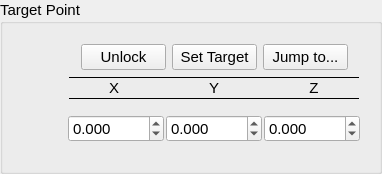
    <widget class="QGroupBox" name="planTargetGB">
     <property name="sizePolicy">
      <sizepolicy hsizetype="Fixed" vsizetype="Preferred">
       <horstretch>0</horstretch>
       <verstretch>0</verstretch>
      </sizepolicy>
     </property>
     <property name="minimumSize">
      <size>
       <width>380</width>
       <height>0</height>
      </size>
     </property>
     <property name="font">
      <font>
       <family>Arial</family>
       <pointsize>11</pointsize>
      </font>
     </property>
     <property name="title">
      <string>Target Point</string>
     </property>
     <layout class="QGridLayout" name="gridLayout_7">
      <property name="leftMargin">
       <number>5</number>
      </property>
      <property name="rightMargin">
       <number>5</number>
      </property>
      <item row="0" column="0">
       <widget class="QWidget" name="planTargetWig" native="true">
        <property name="sizePolicy">
         <sizepolicy hsizetype="Preferred" vsizetype="Preferred">
          <horstretch>0</horstretch>
          <verstretch>0</verstretch>
         </sizepolicy>
        </property>
        <property name="font">
         <font>
          <family>Arial</family>
          <pointsize>11</pointsize>
         </font>
        </property>
        <layout class="QGridLayout" name="gridLayout_6">
         <property name="leftMargin">
          <number>5</number>
         </property>
         <property name="rightMargin">
          <number>5</number>
         </property>
         <item row="0" column="0" rowspan="3">
          <widget class="qSlicerMarkupsPlaceWidget" name="planTargetPlaceButton">
           <property name="sizePolicy">
            <sizepolicy hsizetype="Preferred" vsizetype="Preferred">
             <horstretch>0</horstretch>
             <verstretch>0</verstretch>
            </sizepolicy>
           </property>
           <property name="minimumSize">
            <size>
             <width>40</width>
             <height>0</height>
            </size>
           </property>
           <property name="font">
            <font>
             <family>Arial</family>
             <pointsize>11</pointsize>
            </font>
           </property>
           <property name="buttonsVisible">
            <bool>false</bool>
           </property>
           <property name="deleteAllMarkupsOptionVisible">
            <bool>false</bool>
           </property>
           <property name="placeMultipleMarkups">
            <enum>qSlicerMarkupsPlaceWidget::ForcePlaceSingleMarkup</enum>
           </property>
           <property name="placeModeEnabled">
            <bool>false</bool>
           </property>
           <property name="deleteButton().show()" stdset="0">
            <bool>true</bool>
           </property>
           <property name="placeButton().show()" stdset="0">
            <bool>true</bool>
           </property>
          </widget>
         </item>
         <item row="0" column="2">
          <widget class="QPushButton" name="planTargetLockButton">
           <property name="sizePolicy">
            <sizepolicy hsizetype="Preferred" vsizetype="Fixed">
             <horstretch>0</horstretch>
             <verstretch>0</verstretch>
            </sizepolicy>
           </property>
           <property name="minimumSize">
            <size>
             <width>85</width>
             <height>0</height>
            </size>
           </property>
           <property name="font">
            <font>
             <family>Arial</family>
             <pointsize>11</pointsize>
            </font>
           </property>
           <property name="autoFillBackground">
            <bool>false</bool>
           </property>
           <property name="styleSheet">
            <string notr="true"/>
           </property>
           <property name="text">
            <string>Unlock</string>
           </property>
          </widget>
         </item>
         <item row="0" column="3">
          <widget class="QPushButton" name="planTargetSetButton">
           <property name="sizePolicy">
            <sizepolicy hsizetype="Preferred" vsizetype="Fixed">
             <horstretch>0</horstretch>
             <verstretch>0</verstretch>
            </sizepolicy>
           </property>
           <property name="minimumSize">
            <size>
             <width>85</width>
             <height>0</height>
            </size>
           </property>
           <property name="font">
            <font>
             <family>Arial</family>
             <pointsize>11</pointsize>
            </font>
           </property>
           <property name="styleSheet">
            <string notr="true"/>
           </property>
           <property name="text">
            <string>Set Target</string>
           </property>
          </widget>
         </item>
         <item row="2" column="1" colspan="5">
          <widget class="QWidget" name="widget_2" native="true">
           <layout class="QHBoxLayout" name="horizontalLayout_5">
            <property name="spacing">
             <number>2</number>
            </property>
            <item>
             <widget class="QDoubleSpinBox" name="planTargetX">
              <property name="sizePolicy">
               <sizepolicy hsizetype="Fixed" vsizetype="Fixed">
                <horstretch>0</horstretch>
                <verstretch>0</verstretch>
               </sizepolicy>
              </property>
              <property name="minimumSize">
               <size>
                <width>70</width>
                <height>0</height>
               </size>
              </property>
              <property name="font">
               <font>
                <family>Arial</family>
                <pointsize>11</pointsize>
               </font>
              </property>
              <property name="focusPolicy">
               <enum>Qt::StrongFocus</enum>
              </property>
              <property name="styleSheet">
               <string notr="true"/>
              </property>
              <property name="alignment">
               <set>Qt::AlignLeading|Qt::AlignLeft|Qt::AlignVCenter</set>
              </property>
              <property name="showGroupSeparator" stdset="0">
               <bool>false</bool>
              </property>
              <property name="decimals">
               <number>3</number>
              </property>
              <property name="minimum">
               <double>-1000.000000000000000</double>
              </property>
              <property name="maximum">
               <double>1000.000000000000000</double>
              </property>
             </widget>
            </item>
            <item>
             <widget class="QDoubleSpinBox" name="planTargetY">
              <property name="sizePolicy">
               <sizepolicy hsizetype="Fixed" vsizetype="Fixed">
                <horstretch>0</horstretch>
                <verstretch>0</verstretch>
               </sizepolicy>
              </property>
              <property name="minimumSize">
               <size>
                <width>70</width>
                <height>0</height>
               </size>
              </property>
              <property name="font">
               <font>
                <family>Arial</family>
                <pointsize>11</pointsize>
               </font>
              </property>
              <property name="focusPolicy">
               <enum>Qt::StrongFocus</enum>
              </property>
              <property name="styleSheet">
               <string notr="true"/>
              </property>
              <property name="decimals">
               <number>3</number>
              </property>
              <property name="minimum">
               <double>-1000.000000000000000</double>
              </property>
              <property name="maximum">
               <double>1000.000000000000000</double>
              </property>
             </widget>
            </item>
            <item>
             <widget class="QDoubleSpinBox" name="planTargetZ">
              <property name="sizePolicy">
               <sizepolicy hsizetype="Fixed" vsizetype="Fixed">
                <horstretch>0</horstretch>
                <verstretch>0</verstretch>
               </sizepolicy>
              </property>
              <property name="minimumSize">
               <size>
                <width>70</width>
                <height>0</height>
               </size>
              </property>
              <property name="font">
               <font>
                <family>Arial</family>
                <pointsize>11</pointsize>
               </font>
              </property>
              <property name="focusPolicy">
               <enum>Qt::StrongFocus</enum>
              </property>
              <property name="styleSheet">
               <string notr="true"/>
              </property>
              <property name="decimals">
               <number>3</number>
              </property>
              <property name="minimum">
               <double>-1000.000000000000000</double>
              </property>
              <property name="maximum">
               <double>1000.000000000000000</double>
              </property>
             </widget>
            </item>
           </layout>
          </widget>
         </item>
         <item row="0" column="4">
          <widget class="QPushButton" name="planTargetJumpButton">
           <property name="sizePolicy">
            <sizepolicy hsizetype="Preferred" vsizetype="Fixed">
             <horstretch>0</horstretch>
             <verstretch>0</verstretch>
            </sizepolicy>
           </property>
           <property name="minimumSize">
            <size>
             <width>85</width>
             <height>0</height>
            </size>
           </property>
           <property name="font">
            <font>
             <family>Arial</family>
             <pointsize>11</pointsize>
            </font>
           </property>
           <property name="styleSheet">
            <string notr="true"/>
           </property>
           <property name="text">
            <string>Jump to...</string>
           </property>
          </widget>
         </item>
         <item row="1" column="1" colspan="5">
          <widget class="QWidget" name="planEntryHeaderWig_2" native="true">
           <property name="font">
            <font>
             <family>Arial</family>
             <pointsize>11</pointsize>
            </font>
           </property>
           <layout class="QGridLayout" name="gridLayout_63">
            <property name="leftMargin">
             <number>0</number>
            </property>
            <property name="topMargin">
             <number>0</number>
            </property>
            <property name="rightMargin">
             <number>0</number>
            </property>
            <property name="bottomMargin">
             <number>0</number>
            </property>
            <property name="spacing">
             <number>0</number>
            </property>
            <item row="2" column="1">
             <widget class="QLabel" name="planEntryHeadY_2">
              <property name="sizePolicy">
               <sizepolicy hsizetype="Fixed" vsizetype="Preferred">
                <horstretch>0</horstretch>
                <verstretch>0</verstretch>
               </sizepolicy>
              </property>
              <property name="minimumSize">
               <size>
                <width>90</width>
                <height>0</height>
               </size>
              </property>
              <property name="font">
               <font>
                <family>Arial</family>
                <pointsize>11</pointsize>
                <weight>50</weight>
                <bold>false</bold>
               </font>
              </property>
              <property name="text">
               <string>Y</string>
              </property>
              <property name="alignment">
               <set>Qt::AlignCenter</set>
              </property>
             </widget>
            </item>
            <item row="0" column="0" colspan="3" alignment="Qt::AlignBottom">
             <widget class="Line" name="line_23">
              <property name="sizePolicy">
               <sizepolicy hsizetype="Preferred" vsizetype="Minimum">
                <horstretch>0</horstretch>
                <verstretch>0</verstretch>
               </sizepolicy>
              </property>
              <property name="font">
               <font>
                <family>Arial</family>
                <pointsize>11</pointsize>
               </font>
              </property>
              <property name="frameShadow">
               <enum>QFrame::Plain</enum>
              </property>
              <property name="lineWidth">
               <number>1</number>
              </property>
              <property name="orientation">
               <enum>Qt::Horizontal</enum>
              </property>
             </widget>
            </item>
            <item row="3" column="0" colspan="3" alignment="Qt::AlignTop">
             <widget class="Line" name="line_24">
              <property name="sizePolicy">
               <sizepolicy hsizetype="Preferred" vsizetype="Fixed">
                <horstretch>0</horstretch>
                <verstretch>0</verstretch>
               </sizepolicy>
              </property>
              <property name="minimumSize">
               <size>
                <width>0</width>
                <height>0</height>
               </size>
              </property>
              <property name="font">
               <font>
                <family>Arial</family>
                <pointsize>11</pointsize>
               </font>
              </property>
              <property name="frameShadow">
               <enum>QFrame::Plain</enum>
              </property>
              <property name="lineWidth">
               <number>1</number>
              </property>
              <property name="orientation">
               <enum>Qt::Horizontal</enum>
              </property>
             </widget>
            </item>
            <item row="2" column="0">
             <widget class="QLabel" name="planEntryHeadX_2">
              <property name="sizePolicy">
               <sizepolicy hsizetype="Fixed" vsizetype="Preferred">
                <horstretch>0</horstretch>
                <verstretch>0</verstretch>
               </sizepolicy>
              </property>
              <property name="minimumSize">
               <size>
                <width>90</width>
                <height>0</height>
               </size>
              </property>
              <property name="font">
               <font>
                <family>Arial</family>
                <pointsize>11</pointsize>
                <weight>50</weight>
                <bold>false</bold>
               </font>
              </property>
              <property name="text">
               <string>X</string>
              </property>
              <property name="alignment">
               <set>Qt::AlignCenter</set>
              </property>
             </widget>
            </item>
            <item row="2" column="2">
             <widget class="QLabel" name="planEntryHeadZ_2">
              <property name="sizePolicy">
               <sizepolicy hsizetype="Fixed" vsizetype="Preferred">
                <horstretch>0</horstretch>
                <verstretch>0</verstretch>
               </sizepolicy>
              </property>
              <property name="minimumSize">
               <size>
                <width>90</width>
                <height>0</height>
               </size>
              </property>
              <property name="font">
               <font>
                <family>Arial</family>
                <pointsize>11</pointsize>
                <weight>50</weight>
                <bold>false</bold>
               </font>
              </property>
              <property name="text">
               <string>Z</string>
              </property>
              <property name="alignment">
               <set>Qt::AlignCenter</set>
              </property>
             </widget>
            </item>
           </layout>
          </widget>
         </item>
        </layout>
       </widget>
      </item>
     </layout>
    </widget>
